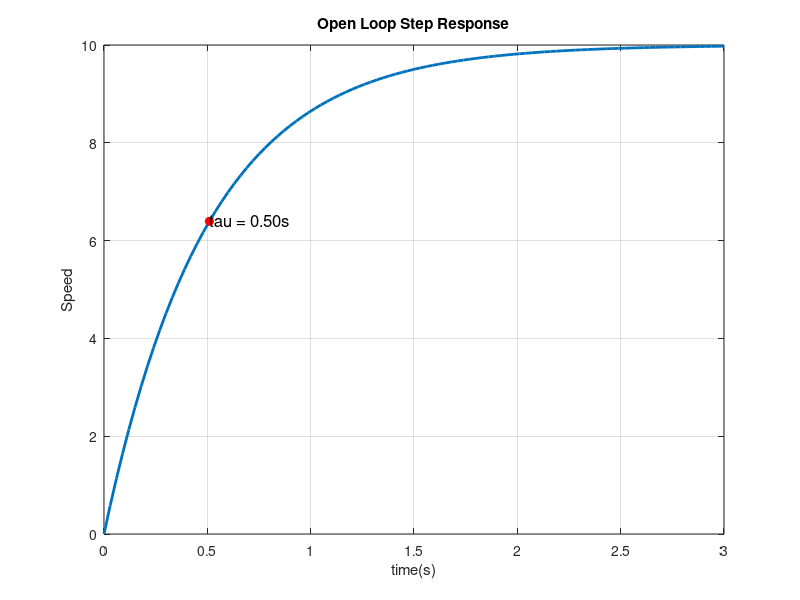

Recreate this plot in MATLAB.
% =========================================================================
% Modeling a DC motor as a first-order system in Octave.
% =========================================================================
%
% Description:
%   This script models a DC motor using a first-order transfer function:
%
%       ω(s) / V(s) = K / (τs + 1)
%
%   where:
%       ω(s) = angular velocity (rad/s)
%       V(s) = input voltage (V)
%       K    = system gain (rad/s per V)
%       τ    = time constant (s)
%
%   The script simulates the open-loop step response.
%   The time constant is also clearly marked on the script for easy analysis.
%
% Dependencies:
%   GNU Octave + Control Package
%   (install using: pkg install -forge control)
%
% =========================================================================

clear; clc; close all;
pkg load control;

% --- Parameters (example values, replace with your own) ---
K = 10;      % system gain
tau = 0.5;   % time constant (s)

% --- Transfer function model ---
s = tf('s');
G = K / (tau*s + 1);

% Open-Loop Step Response
figure;
[y, t] = step(G);
plot(t,y, "LineWidth", 2); hold on;
grid on;

title("Open Loop Step Response");
xlabel("time(s)");
ylabel("Speed");
grid on;

%Marking the Time Constant on the Plot of Step Response
% Compute time constant
p = pole(G);              % Get system poles
tau1 = 1 / abs(real(p(1))); % Time constant (first-order: 0.5)
% Find the response value at t ≈ tau
[~, idx1] = min(abs(t - tau1));  % Find the index closest to tau
y_tau1 = y(idx1);
t_tau1 = t(idx1);
% Mark the time constant on the plot
plot(t_tau1, y_tau1, 'ro', 'MarkerFaceColor', 'r');
text(t_tau1, y_tau1 + 0.01, sprintf('tau = %.2fs', tau1), 'FontSize', 12);


% --- Save plots ---
print('-dpng', '../results/step_response.png');


% --- Notes ---
% The first-order model neglects electrical inductance and inertia.
% It provides a simple approximation useful for control design.
% A second-order model is more realistic and will be implemented in
% motor_second_order.m.

